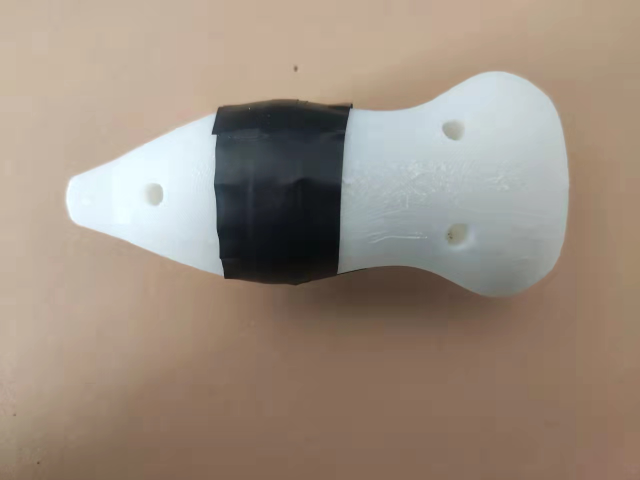
#> input picture image6.jpg, 1280 x 960 px, found by its file name (shown at 1/2 size)
$ python grab.py
#> lines starting #> are read from the running program, lines starting #| are printed output that depends on the picture
import cv2

import numpy as np


def grab_cut(sourceDir):
	# 读取图片
#> called with sourceDir = 'image6.jpg'
	img = cv2.imread(sourceDir)
#> img is the input picture: shape (960, 1280, 3); mean B, G, R 127.9, 141.7, 156.5
	# 图片宽度
	img_x = img.shape[1]
#> img_x = 1280
	# 图片高度
	img_y = img.shape[0]
#> img_y = 960
	# 分割的矩形区域
	rect = (96,1, 359, 358)
	# 背景模式,必须为1行,13x5列
	bgModel = np.zeros((1, 65), np.float64)
	# 前景模式,必须为1行,13x5列
	fgModel = np.zeros((1, 65), np.float64)
	# 图像掩模,取值有0,1,2,3
	mask = np.zeros(img.shape[:2], np.uint8)
	# grabCut处理,GC_INIT_WITH_RECT模式
	cv2.grabCut(img, mask, rect, bgModel, fgModel, 4, cv2.GC_INIT_WITH_RECT)
	# grabCut处理,GC_INIT_WITH_MASK模式
	# cv2.grabCut(img, mask, rect, bgModel, fgModel, 4, cv2.GC_INIT_WITH_MASK)
	# 将背景0,2设成0,其余设成1
	mask2 = np.where((mask==2) | (mask==0), 0, 1).astype('uint8')
	# 重新计算图像着色,对应元素相乘
	img = img*mask2[:, :, np.newaxis]
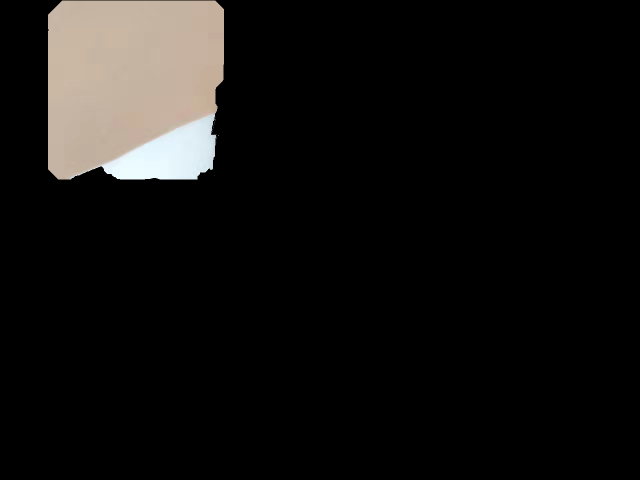
#> img: shape (960, 1280, 3) (shown at 1/2 size); mean B, G, R 17, 18.4, 19.7
	cv2.imshow("Result", img)
	cv2.waitKey(0)
sourceDir = "image6.jpg"
grab_cut(sourceDir)

$ run again, with image1.jpg copied over image6.jpg
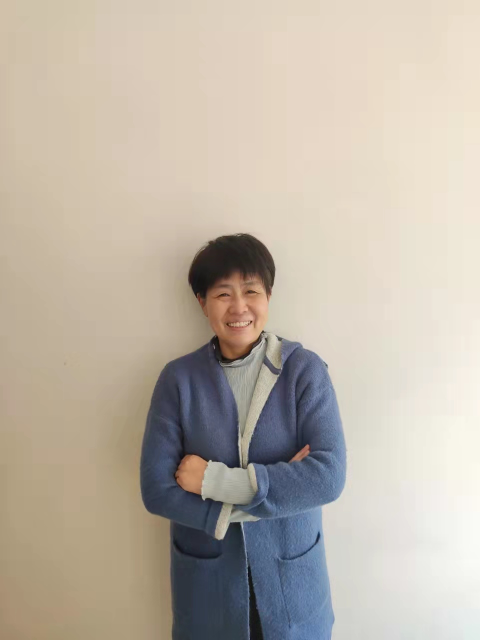
#> input picture image1.jpg, 960 x 1280 px, found by its file name (shown at 1/2 size)
#> in grab_cut, img is the input picture: shape (1280, 960, 3); mean B, G, R 167.9, 180.3, 189.5
#> in grab_cut, `img = img*mask2[:, :, np.newaxis]`:
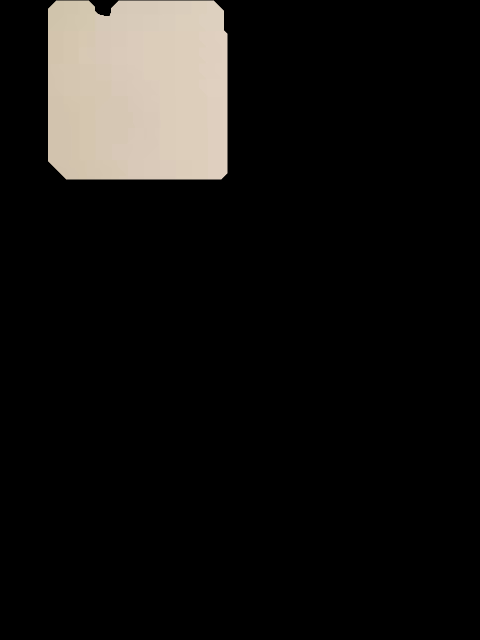
#> img: shape (1280, 960, 3) (shown at 1/2 size); mean B, G, R 18.8, 20.7, 22.2

$ run again, with image2.jpg copied over image6.jpg
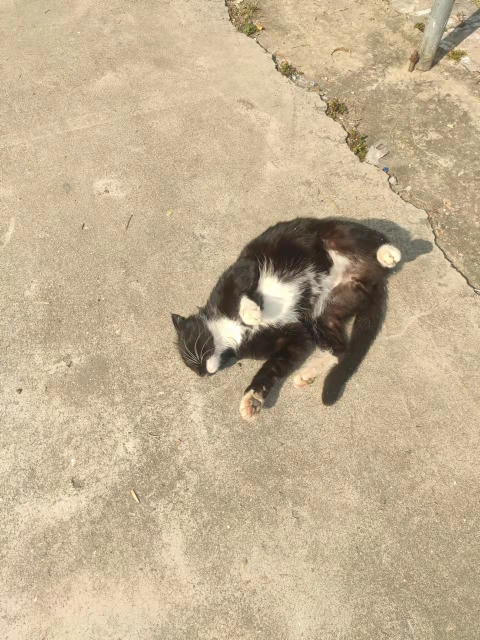
#> input picture image2.jpg, 960 x 1280 px, found by its file name (shown at 1/2 size)
#> in grab_cut, img is the input picture: shape (1280, 960, 3); mean B, G, R 146.5, 176.2, 194.6
#> in grab_cut, `img = img*mask2[:, :, np.newaxis]`:
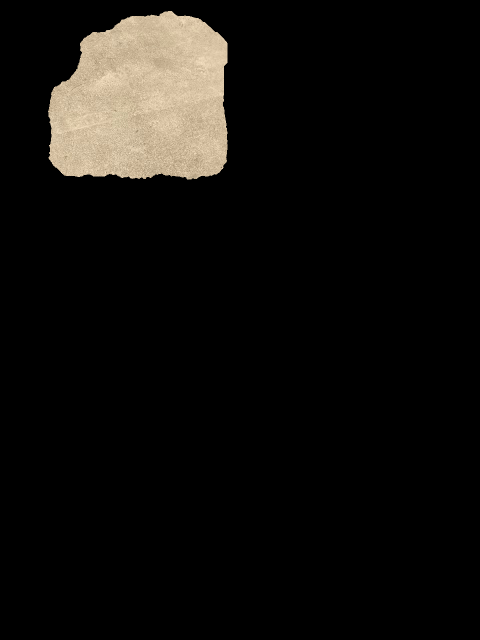
#> img: shape (1280, 960, 3) (shown at 1/2 size); mean B, G, R 13, 15.5, 17.2

$ run again, with image3.jpg copied over image6.jpg
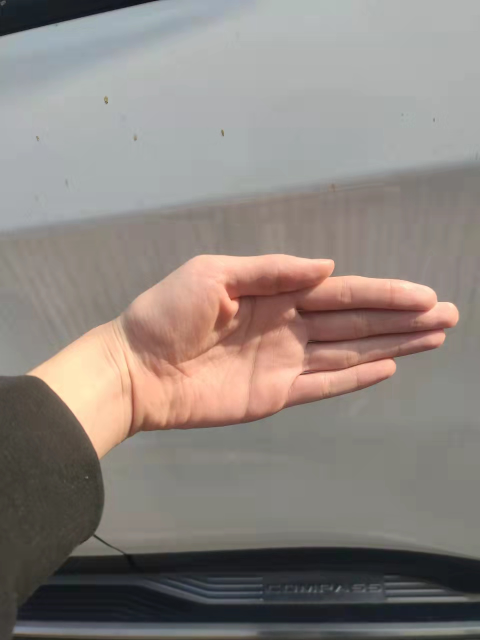
#> input picture image3.jpg, 960 x 1280 px, found by its file name (shown at 1/2 size)
#> in grab_cut, img is the input picture: shape (1280, 960, 3); mean B, G, R 126.9, 132.3, 140.8
#> in grab_cut, `img = img*mask2[:, :, np.newaxis]`:
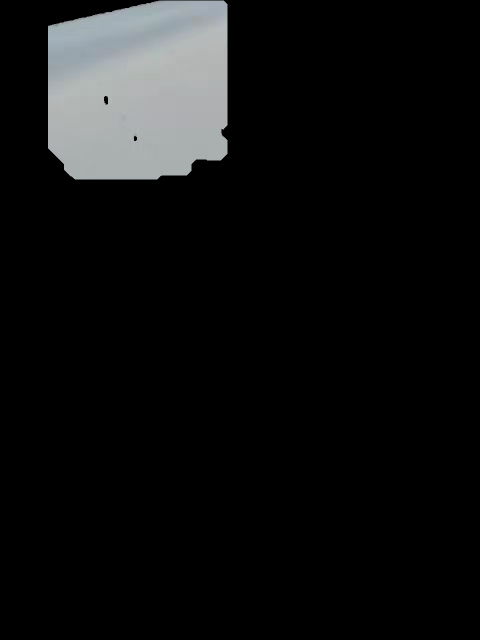
#> img: shape (1280, 960, 3) (shown at 1/2 size); mean B, G, R 17.1, 16.9, 16.3
